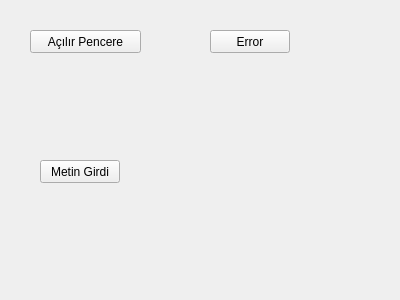
<?xml version="1.0" encoding="UTF-8"?>
<ui version="4.0">
 <class>Widget</class>
 <widget class="QWidget" name="Widget">
  <property name="geometry">
   <rect>
    <x>0</x>
    <y>0</y>
    <width>400</width>
    <height>300</height>
   </rect>
  </property>
  <property name="windowTitle">
   <string>Widget</string>
  </property>
  <widget class="QPushButton" name="pushButton">
   <property name="geometry">
    <rect>
     <x>30</x>
     <y>30</y>
     <width>111</width>
     <height>23</height>
    </rect>
   </property>
   <property name="text">
    <string>Açılır Pencere</string>
   </property>
  </widget>
  <widget class="QPushButton" name="pushButton_2">
   <property name="geometry">
    <rect>
     <x>210</x>
     <y>30</y>
     <width>80</width>
     <height>23</height>
    </rect>
   </property>
   <property name="text">
    <string>Error</string>
   </property>
  </widget>
  <widget class="QPushButton" name="pushButton_3">
   <property name="geometry">
    <rect>
     <x>40</x>
     <y>160</y>
     <width>80</width>
     <height>23</height>
    </rect>
   </property>
   <property name="text">
    <string>Metin Girdi</string>
   </property>
  </widget>
 </widget>
 <layoutdefault spacing="6" margin="11"/>
 <resources/>
 <connections/>
</ui>
